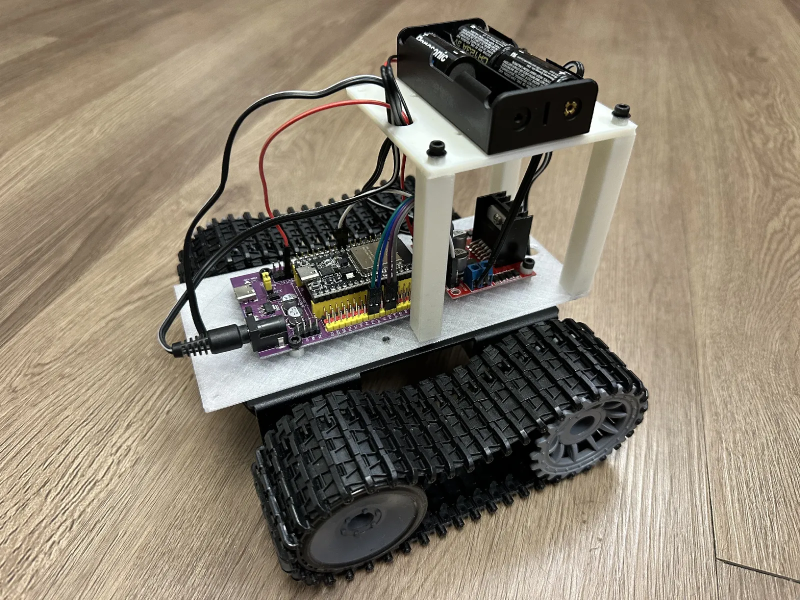
#> input picture images/tankbot-left.webp, 1600 x 1200 px (shown at 1/2 size)
$ python make_icon.py ../images/tankbot-left.webp 1.0
#> lines starting #> are read from the running program, lines starting #| are printed output that depends on the picture; after the words box and inside, x2 and y2 are one past the last pixel; in counts of white or black regions, pixels touching at a corner belong together
"""Make the app icon: square 1024 master from the artwork, then every iOS and Android size."""
import json, os, sys
from PIL import Image, ImageChops

SRC = os.path.expanduser(sys.argv[1] if len(sys.argv) > 1 else '~/Downloads/file.png')
FILL = float(sys.argv[2]) if len(sys.argv) > 2 else 0.88  # share of the icon the artwork fills
APP = os.path.expanduser('~/tankbot-work/tankbot-platform/app/tankbot_brain')
OUT = APP + '/assets/icon'
os.makedirs(OUT, exist_ok=True)

im = Image.open(SRC).convert('RGB')
#> im is the input picture: PIL image 1600x1200 RGB; mean R, G, B 139, 128.5, 111.6
w, h = im.size
#> w = 1600; h = 1200
# background colour: the median of the four corners
corners = [im.getpixel(p) for p in [(2, 2), (w - 3, 2), (2, h - 3), (w - 3, h - 3)]]
#> corners = [(138, 119, 96), (134, 112, 92), (235, 214, 189), (155, 144, 129)]
bg = tuple(sorted(c[i] for c in corners)[1] for i in range(3))
#> bg = (138, 119, 96)
# bounding box of everything that isn't background
diff = ImageChops.difference(im, Image.new('RGB', im.size, bg)).convert('L').point(lambda v: 255 if v > 18 else 0)
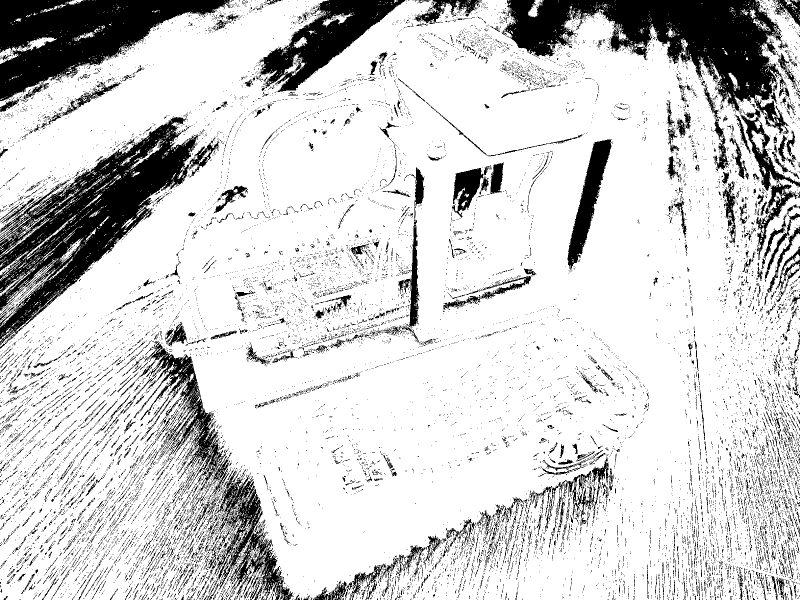
#> diff: PIL image 1600x1200 L (shown at 1/2 size); 82% white; 16869 black regions (15921 under 20 px), largest, box (x1, y1, x2, y2) and area: (0, 234, 396, 698) 56997, (1009, 0, 1579, 269) 56763, (0, 0, 461, 202) 44080
box = diff.getbbox()
#> box = (0, 0, 1600, 1200)
art = im.crop(box)
aw, ah = art.size
#> aw = 1600; ah = 1200
print('source %dx%d, background %s, artwork box %s (%dx%d)' % (w, h, bg, box, aw, ah))
#| source 1600x1200, background (138, 119, 96), artwork box (0, 0, 1600, 1200) (1600x1200)

# square master: artwork scaled to fill FILL of the icon (88% keeps the treads clear of iOS's rounded corners)
S = 1024
scale = (S * FILL) / max(aw, ah)
#> scale = 0.64
art = art.resize((round(aw * scale), round(ah * scale)), Image.LANCZOS)
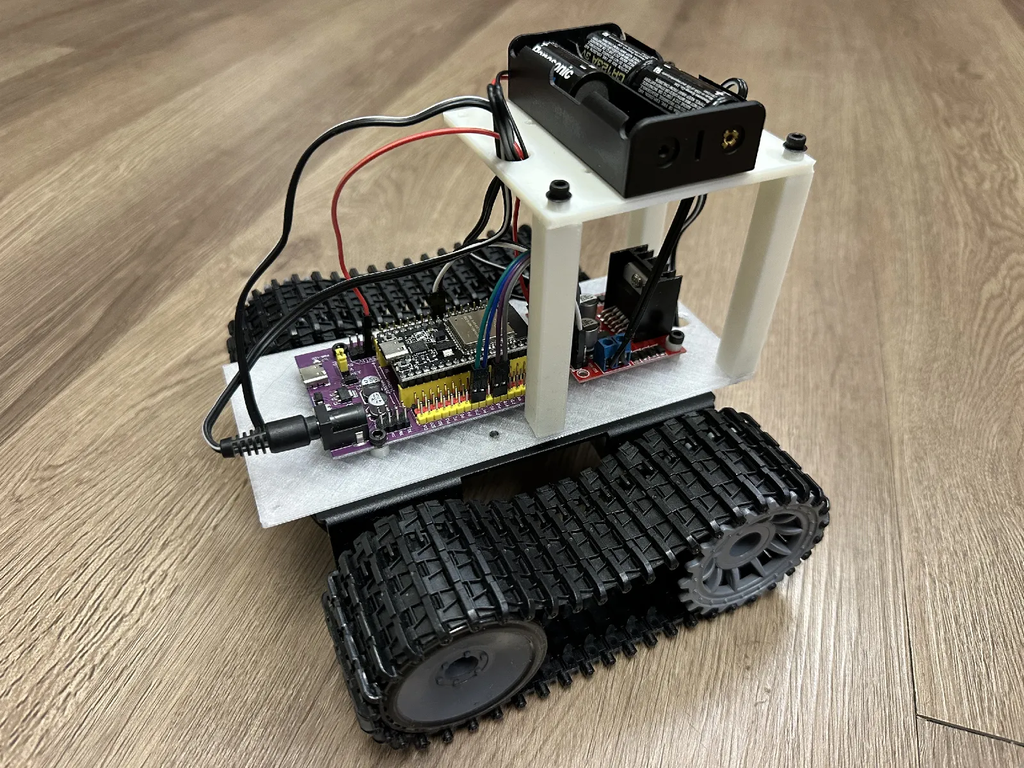
#> art: PIL image 1024x768 RGB; mean R, G, B 139, 128.5, 111.6
master = Image.new('RGB', (S, S), bg)
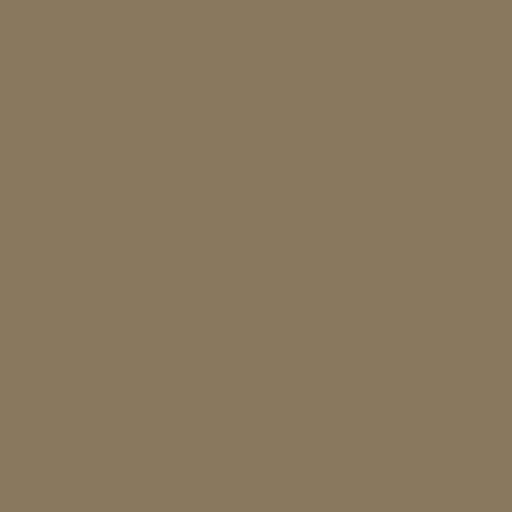
#> master: PIL image 1024x1024 RGB (shown at 1/2 size); mean R, G, B 138, 119, 96
master.paste(art, ((S - art.width) // 2, (S - art.height) // 2))
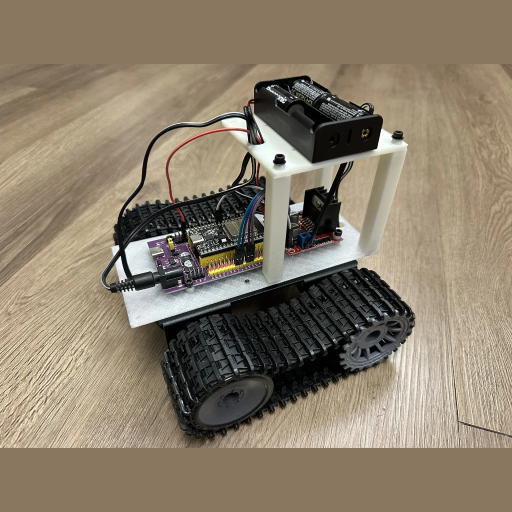
#> master: PIL image 1024x1024 RGB (shown at 1/2 size); mean R, G, B 138.8, 126.1, 107.7
master.save(OUT + '/app_icon_1024.png')
print('master 1024x1024 (artwork scaled x%.2f)' % scale)
#| master 1024x1024 (artwork scaled x0.64)

# iOS: every image listed in the asset catalog
ios = APP + '/ios/Runner/Assets.xcassets/AppIcon.appiconset'
#> (the run stopped early here; a loop or call above may not have finished)
